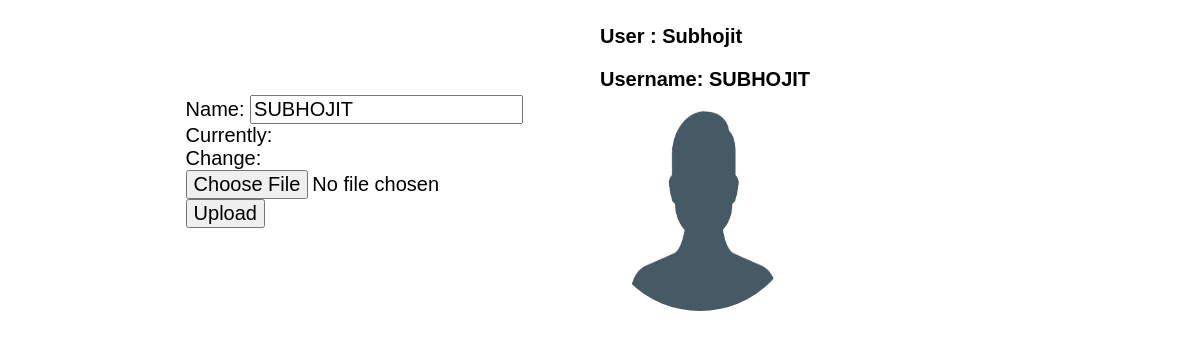
The app's page /account/ (signed in) with its own data.
### play/models.py (models this page shows, shortened)
class UserDetails(models.Model):
    user = models.OneToOneField(User,on_delete=models.CASCADE,null=True)
    name = models.CharField(max_length=256,null=True)
    profile_image = models.ImageField(upload_to="profile",null=True,blank=True,default='profile/Profile.jpg')

### play/views.py (the view)
# urls.py: path('account/',views.AccountDetails,name="UserProfile"),
def AccountDetails(request):
    likeUserLikes = LikesUser.objects.filter(name=(request.user))
    likeUserLikesList = []
    for likeUserLike in likeUserLikes:
        likeUserLikesList.append(likeUserLike.user.id)
    print(likeUserLikesList)
    if request.method == 'POST':
        try:
            profile = UserDetails.objects.get(user= request.user)
        except:
            profile = None
        form = UserAccountForm(request.POST,request.FILES,instance=profile)
        if form.is_valid():
            instance = form.save(commit=False)
            instance.user = request.user
            instance.save()
            return redirect('home')
    else:
        try:
            profile = UserDetails.objects.get(user= request.user)
        except:
            profile = UserDetails.objects.create(user = request.user)
            print('kjhfkhsdkf');
        form = UserAccountForm(instance=profile)
        if profile.profile_image == "":
            profile = ""
    context = {'form':form,'profile':profile}
    return render(request,'play/create_account.html',context)

### play/forms.py
class UserAccountForm(ModelForm):
    class Meta:
        model = UserDetails
        fields = ('name','profile_image')

### play/templates/play/create_account.html (shortened to what this page needs)
<!DOCTYPE html>
<html lang="en">
<head>
    {% load static %}
    <link rel="stylesheet" href="{% static 'css/account.css' %}">
</head>
<body>
    <div class="form">
        <form action="" method="POST" enctype="multipart/form-data">
            <div class="form-element">
                <label for="id_name">Name:</label>
                {{form.name}}
            </div>
            <div class="form-element">
                {{form.profile_image}}
            </div>
            <button type="submit">Upload</button>
        </form>
    </div>
    <div class="form-data">
        <h2>User : {{profile.user}}</h2>
        <h3>Username: {{profile.name}}</h3>
        {% if profile == "" %}
            <img src='/media/profile/Profile.jpg' alt="profile" class="profile-image">
        {% else %}
            <img src="{{profile.profile_image.url}}" alt="profile" class="profile-image">
        {% endif %}
    </div>
</body>
</html>

### static/css/account.css (style rules this page uses)
* { font-family:sans-serif; font-size: 20px; }
.profile-image { width: 200px; height: 200px; }
body { display: flex; justify-content: center; }
.form { width: 35%; align-self: center; }
.form-data { width: 35%; }
.form-data img { border-radius: 50%; }

### records on screen
UserDetails: name "SUBHOJIT", user "Subhojit", profile_image (placeholder picture)
